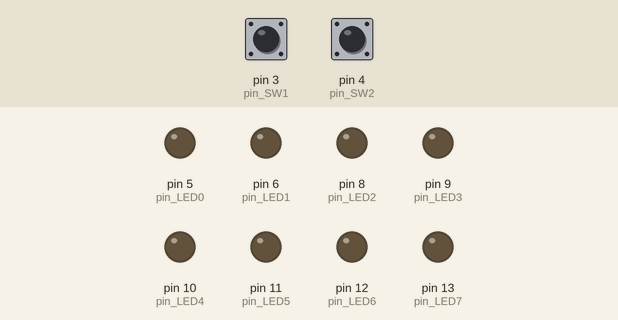
Simulated run of this sketch. Board: Arduino Uno, built with avr-gcc and run on an emulated ATmega328P. On the bench: output pins drawn as LEDs (lit = HIGH). Inputs (shaded band) come from the test bench; at power-on: pin 3 (pin_SW1) LOW, pin 4 (pin_SW2) LOW.

Above: at 1.2 s.
1.3 s: pin 3 (pin_SW1) pulled HIGH for 0.15 s
At 2.3 s:
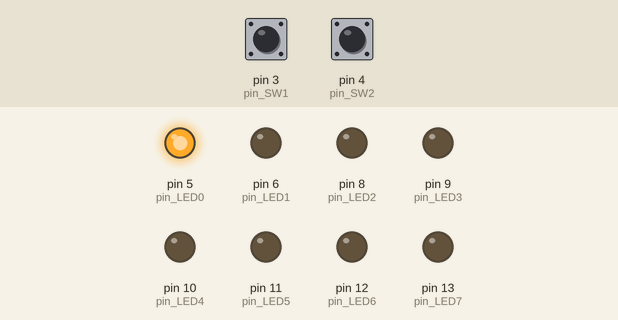
2.9 s: pin 3 (pin_SW1) pulled HIGH for 1 s
At 3.5 s:
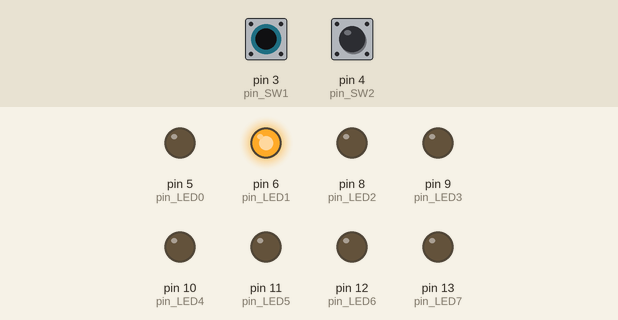
5.4 s: pin 3 (pin_SW1) pulled HIGH for 0.15 s
At 6.6 s:
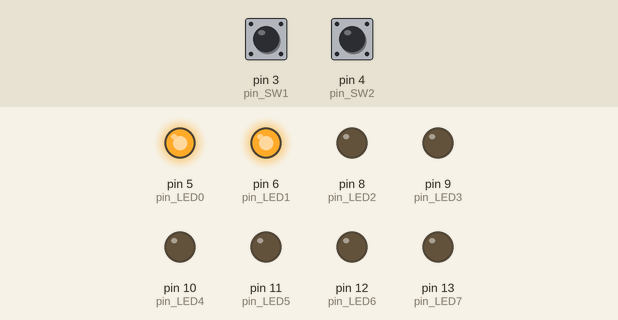
7.0 s: pin 3 (pin_SW1) pulled HIGH for 3.2 s
At 7.9 s:
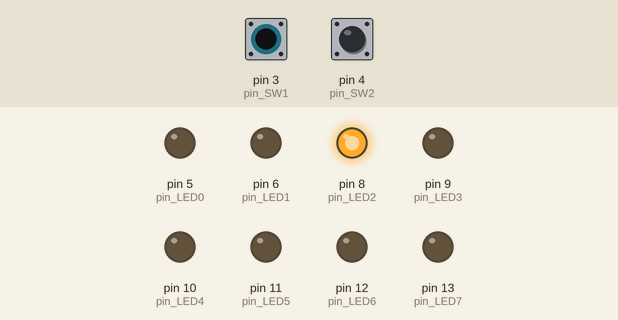
11.7 s: pin 3 (pin_SW1) pulled HIGH for 0.15 s
At 12.8 s:
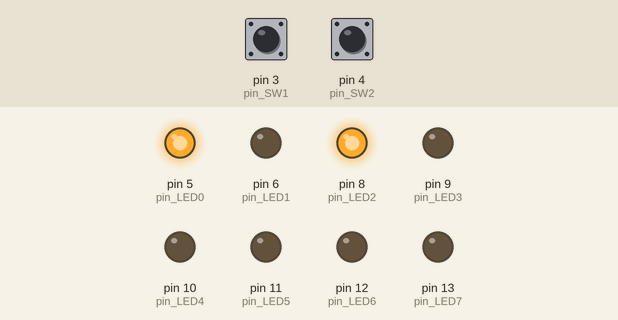
13.3 s: pin 3 (pin_SW1) pulled HIGH for 1 s
At 14.0 s:
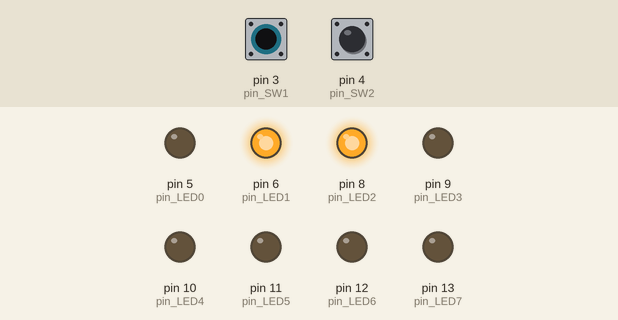
Timing chart, 0 to 16.3 s (numbered marks = the images above; inputs shaded):
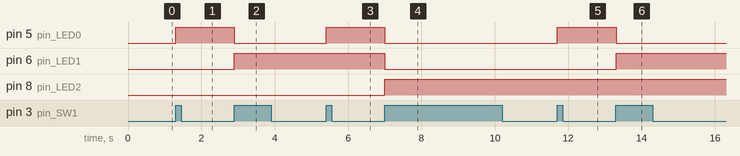

The sketch:

Mission-4week-3.ino
```cpp
int pin_SW1 = 3;
int pin_SW2 =4;
int pin_LED0 = 5;
int pin_LED1 = 6;
int pin_LED2 = 8;
int pin_LED3 = 9;
int pin_LED4 = 10;
int pin_LED5 = 11;
int pin_LED6 = 12;
int pin_LED7 = 13;
int count;
int prevState = 0;   // 스위치의 이전상태
void setup() {
  // put your setup code here, to run once:
pinMode(pin_SW1,INPUT);
pinMode(pin_SW2,INPUT);
pinMode(pin_LED0,OUTPUT);
pinMode(pin_LED1,OUTPUT);
pinMode(pin_LED2,OUTPUT);
pinMode(pin_LED3,OUTPUT);
pinMode(pin_LED4,OUTPUT);
pinMode(pin_LED5,OUTPUT);
pinMode(pin_LED6,OUTPUT);
pinMode(pin_LED7,OUTPUT);
}

void loop() {
  // put your main code here, to run repeatedly:
   uint8_t SW1_data, SW2_data;

  SW1_data = digitalRead(pin_SW1);
  SW2_data = digitalRead(pin_SW2);
if(SW1_data != prevState)
{
  if(SW1_data == 1)
  {
    count++;
  }
  digitalWrite(pin_LED0,count%2);
  digitalWrite(pin_LED1,(count>>1)%2);
  digitalWrite(pin_LED2,(count>>2)%2);
  digitalWrite(pin_LED3,(count>>3)%2);
  digitalWrite(pin_LED4,(count>>4)%2);
  digitalWrite(pin_LED5,(count>>5)%2);
  digitalWrite(pin_LED6,(count>>6)%2);
  digitalWrite(pin_LED7,(count>>7)%2);
  prevState = SW1_data;
}
if(SW2_data == 1)
  {
    count =0;
     digitalWrite(pin_LED0,0);
  digitalWrite(pin_LED1,0);
  digitalWrite(pin_LED2,0);
  digitalWrite(pin_LED3,0);
  digitalWrite(pin_LED4,0);
  digitalWrite(pin_LED5,0);
  digitalWrite(pin_LED6,0);
  digitalWrite(pin_LED7,0);
  }
  delay(50);
}
```

Measured:
- after the input at 1.3 s, pin 5 (pin_LED0): LOW → HIGH at once
- after the input at 2.9 s, pin 5 (pin_LED0): HIGH → LOW at once; pin 6 (pin_LED1): LOW → HIGH at once
- after the input at 5.4 s, pin 5 (pin_LED0): LOW → HIGH at once
- after the input at 7.0 s, pin 5 (pin_LED0), pin 6 (pin_LED1): HIGH → LOW at once; pin 8 (pin_LED2): LOW → HIGH at once
- after the input at 11.7 s, pin 5 (pin_LED0): LOW → HIGH at once
- after the input at 13.3 s, pin 5 (pin_LED0): HIGH → LOW at once; pin 6 (pin_LED1): LOW → HIGH at once
